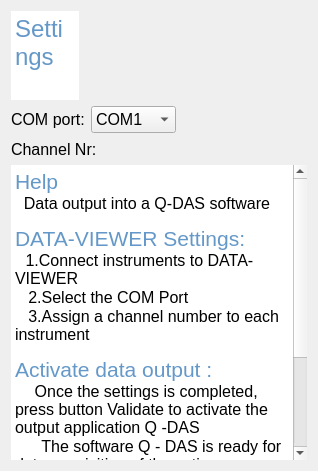
                  <widget class="QWidget" name="page_15">
                   <layout class="QVBoxLayout" name="verticalLayout_22">
                    <item>
                     <layout class="QVBoxLayout" name="verticalLayout_18" stretch="1,2">
                      <item>
                       <layout class="QVBoxLayout" name="verticalLayout_17">
                        <item>
                         <layout class="QHBoxLayout" name="horizontalLayout_22" stretch="1,5">
                          <item>
                           <widget class="QTextBrowser" name="textBrowser_75">
                            <property name="frameShape">
                             <enum>QFrame::NoFrame</enum>
                            </property>
                            <property name="verticalScrollBarPolicy">
                             <enum>Qt::ScrollBarAlwaysOff</enum>
                            </property>
                            <property name="html">
                             <string>&lt;!DOCTYPE HTML PUBLIC &quot;-//W3C//DTD HTML 4.0//EN&quot; &quot;http://www.w3.org/TR/REC-html40/strict.dtd&quot;&gt;
&lt;html&gt;&lt;head&gt;&lt;meta name=&quot;qrichtext&quot; content=&quot;1&quot; /&gt;&lt;meta charset=&quot;utf-8&quot; /&gt;&lt;style type=&quot;text/css&quot;&gt;
p, li { white-space: pre-wrap; }
hr { height: 1px; border-width: 0; }
li.unchecked::marker { content: &quot;\2610&quot;; }
li.checked::marker { content: &quot;\2612&quot;; }
&lt;/style&gt;&lt;/head&gt;&lt;body style=&quot; font-family:'Segoe UI'; font-size:9pt; font-weight:400; font-style:normal;&quot;&gt;
&lt;p style=&quot; margin-top:0px; margin-bottom:0px; margin-left:0px; margin-right:0px; -qt-block-indent:0; text-indent:0px;&quot;&gt;&lt;span style=&quot; font-family:'MS Shell Dlg 2'; font-size:18pt; color:#6498c8;&quot;&gt;Settings&lt;/span&gt;&lt;/p&gt;&lt;/body&gt;&lt;/html&gt;</string>
                            </property>
                           </widget>
                          </item>
                          <item>
                           <spacer name="horizontalSpacer_18">
                            <property name="orientation">
                             <enum>Qt::Horizontal</enum>
                            </property>
                            <property name="sizeHint" stdset="0">
                             <size>
                              <width>40</width>
                              <height>20</height>
                             </size>
                            </property>
                           </spacer>
                          </item>
                         </layout>
                        </item>
                        <item>
                         <layout class="QHBoxLayout" name="horizontalLayout_21">
                          <item>
                           <widget class="QLabel" name="label_62">
                            <property name="font">
                             <font>
                              <pointsize>12</pointsize>
                             </font>
                            </property>
                            <property name="text">
                             <string>COM port:</string>
                            </property>
                           </widget>
                          </item>
                          <item>
                           <widget class="QComboBox" name="comboBox_19">
                            <property name="font">
                             <font>
                              <pointsize>12</pointsize>
                             </font>
                            </property>
                            <item>
                             <property name="text">
                              <string>COM1</string>
                             </property>
                            </item>
                            <item>
                             <property name="text">
                              <string>COM2</string>
                             </property>
                            </item>
                            <item>
                             <property name="text">
                              <string>COM3</string>
                             </property>
                            </item>
                            <item>
                             <property name="text">
                              <string>COM4</string>
                             </property>
                            </item>
                            <item>
                             <property name="text">
                              <string>COM5</string>
                             </property>
                            </item>
                            <item>
                             <property name="text">
                              <string>COM6</string>
                             </property>
                            </item>
                            <item>
                             <property name="text">
                              <string>COM7</string>
                             </property>
                            </item>
                            <item>
                             <property name="text">
                              <string>COM8</string>
                             </property>
                            </item>
                            <item>
                             <property name="text">
                              <string>COM9</string>
                             </property>
                            </item>
                            <item>
                             <property name="text">
                              <string>COM10</string>
                             </property>
                            </item>
                            <item>
                             <property name="text">
                              <string>COM11</string>
                             </property>
                            </item>
                            <item>
                             <property name="text">
                              <string>COM12</string>
                             </property>
                            </item>
                            <item>
                             <property name="text">
                              <string>COM13</string>
                             </property>
                            </item>
                            <item>
                             <property name="text">
                              <string>COM14</string>
                             </property>
                            </item>
                            <item>
                             <property name="text">
                              <string>COM15</string>
                             </property>
                            </item>
                            <item>
                             <property name="text">
                              <string>COM16</string>
                             </property>
                            </item>
                            <item>
                             <property name="text">
                              <string>COM17</string>
                             </property>
                            </item>
                            <item>
                             <property name="text">
                              <string>COM18</string>
                             </property>
                            </item>
                            <item>
                             <property name="text">
                              <string>COM19</string>
                             </property>
                            </item>
                            <item>
                             <property name="text">
                              <string>COM20</string>
                             </property>
                            </item>
                           </widget>
                          </item>
                          <item>
                           <spacer name="horizontalSpacer_20">
                            <property name="orientation">
                             <enum>Qt::Horizontal</enum>
                            </property>
                            <property name="sizeHint" stdset="0">
                             <size>
                              <width>40</width>
                              <height>20</height>
                             </size>
                            </property>
                           </spacer>
                          </item>
                         </layout>
                        </item>
                        <item>
                         <layout class="QHBoxLayout" name="horizontalLayout_23">
                          <item>
                           <widget class="QLabel" name="label_61">
                            <property name="font">
                             <font>
                              <pointsize>12</pointsize>
                             </font>
                            </property>
                            <property name="text">
                             <string>Channel Nr:</string>
                            </property>
                           </widget>
                          </item>
                          <item>
                           <spacer name="horizontalSpacer_19">
                            <property name="orientation">
                             <enum>Qt::Horizontal</enum>
                            </property>
                            <property name="sizeHint" stdset="0">
                             <size>
                              <width>40</width>
                              <height>20</height>
                             </size>
                            </property>
                           </spacer>
                          </item>
                         </layout>
                        </item>
                       </layout>
                      </item>
                      <item>
                       <widget class="QTextBrowser" name="textBrowser_76">
                        <property name="frameShape">
                         <enum>QFrame::NoFrame</enum>
                        </property>
                        <property name="frameShadow">
                         <enum>QFrame::Plain</enum>
                        </property>
                        <property name="html">
                         <string>&lt;!DOCTYPE HTML PUBLIC &quot;-//W3C//DTD HTML 4.0//EN&quot; &quot;http://www.w3.org/TR/REC-html40/strict.dtd&quot;&gt;
&lt;html&gt;&lt;head&gt;&lt;meta name=&quot;qrichtext&quot; content=&quot;1&quot; /&gt;&lt;meta charset=&quot;utf-8&quot; /&gt;&lt;style type=&quot;text/css&quot;&gt;
p, li { white-space: pre-wrap; }
hr { height: 1px; border-width: 0; }
li.unchecked::marker { content: &quot;\2610&quot;; }
li.checked::marker { content: &quot;\2612&quot;; }
&lt;/style&gt;&lt;/head&gt;&lt;body style=&quot; font-family:'Segoe UI'; font-size:9pt; font-weight:400; font-style:normal;&quot;&gt;
&lt;p style=&quot; margin-top:0px; margin-bottom:0px; margin-left:0px; margin-right:0px; -qt-block-indent:0; text-indent:0px;&quot;&gt;&lt;span style=&quot; font-family:'MS Shell Dlg 2'; font-size:16pt; color:#6498c8;&quot;&gt;Help&lt;/span&gt;&lt;/p&gt;
&lt;p style=&quot; margin-top:0px; margin-bottom:0px; margin-left:0px; margin-right:0px; -qt-block-indent:0; text-indent:0px;&quot;&gt;&lt;span style=&quot; font-family:'MS Shell Dlg 2'; font-size:12pt;&quot;&gt;  Data output into a Q-DAS software&lt;/span&gt;&lt;/p&gt;
&lt;p style=&quot;-qt-paragraph-type:empty; margin-top:0px; margin-bottom:0px; margin-left:0px; margin-right:0px; -qt-block-indent:0; text-indent:0px; font-family:'MS Shell Dlg 2'; font-size:8pt;&quot;&gt;&lt;br /&gt;&lt;/p&gt;
&lt;p style=&quot; margin-top:0px; margin-bottom:0px; margin-left:0px; margin-right:0px; -qt-block-indent:0; text-indent:0px;&quot;&gt;&lt;span style=&quot; font-family:'MS Shell Dlg 2'; font-size:16pt; color:#6498c8;&quot;&gt;DATA-VIEWER Settings:&lt;/span&gt;&lt;/p&gt;
&lt;p style=&quot; margin-top:0px; margin-bottom:0px; margin-left:0px; margin-right:0px; -qt-block-indent:0; text-indent:0px;&quot;&gt;&lt;span style=&quot; font-family:'MS Shell Dlg 2'; font-size:8.25pt;&quot;&gt;  &lt;/span&gt;&lt;span style=&quot; font-family:'MS Shell Dlg 2'; font-size:12pt;&quot;&gt; 1.Connect instruments to DATA-VIEWER&lt;/span&gt;&lt;/p&gt;
&lt;p style=&quot; margin-top:0px; margin-bottom:0px; margin-left:0px; margin-right:0px; -qt-block-indent:0; text-indent:0px;&quot;&gt;&lt;span style=&quot; font-family:'MS Shell Dlg 2'; font-size:12pt;&quot;&gt;   2.Select the COM Port&lt;/span&gt;&lt;/p&gt;
&lt;p style=&quot; margin-top:0px; margin-bottom:0px; margin-left:0px; margin-right:0px; -qt-block-indent:0; text-indent:0px;&quot;&gt;&lt;span style=&quot; font-family:'MS Shell Dlg 2'; font-size:12pt;&quot;&gt;   3.Assign a channel number to each instrument&lt;/span&gt;&lt;/p&gt;
&lt;p style=&quot;-qt-paragraph-type:empty; margin-top:0px; margin-bottom:0px; margin-left:0px; margin-right:0px; -qt-block-indent:0; text-indent:0px; font-family:'MS Shell Dlg 2'; font-size:8.25pt;&quot;&gt;&lt;br /&gt;&lt;/p&gt;
&lt;p style=&quot; margin-top:0px; margin-bottom:0px; margin-left:0px; margin-right:0px; -qt-block-indent:0; text-indent:0px;&quot;&gt;&lt;span style=&quot; font-family:'MS Shell Dlg 2'; font-size:16pt; color:#6498c8;&quot;&gt;Activate data output :&lt;/span&gt;&lt;/p&gt;
&lt;p style=&quot; margin-top:0px; margin-bottom:0px; margin-left:0px; margin-right:0px; -qt-block-indent:0; text-indent:0px;&quot;&gt;&lt;span style=&quot; font-family:'MS Shell Dlg 2'; font-size:8.25pt;&quot;&gt;     &lt;/span&gt;&lt;span style=&quot; font-family:'MS Shell Dlg 2'; font-size:12pt;&quot;&gt; Once the settings is completed, press button Validate to activate the output application Q -DAS &lt;/span&gt;&lt;/p&gt;
&lt;p style=&quot; margin-top:0px; margin-bottom:0px; margin-left:0px; margin-right:0px; -qt-block-indent:0; text-indent:0px;&quot;&gt;&lt;span style=&quot; font-family:'MS Shell Dlg 2'; font-size:12pt;&quot;&gt;      The software Q - DAS is ready for data acquisition of the active instruments &lt;/span&gt;&lt;/p&gt;
&lt;p style=&quot; margin-top:0px; margin-bottom:0px; margin-left:0px; margin-right:0px; -qt-block-indent:0; text-indent:0px;&quot;&gt;&lt;span style=&quot; font-family:'MS Shell Dlg 2'; font-size:12pt;&quot;&gt;      Data are sent to Q - DAS by pressing SPACE bar on the keyboard of the Q - DAS software&lt;/span&gt;&lt;/p&gt;
&lt;p style=&quot; margin-top:0px; margin-bottom:0px; margin-left:0px; margin-right:0px; -qt-block-indent:0; text-indent:0px;&quot;&gt;&lt;span style=&quot; font-family:'MS Shell Dlg 2'; font-size:12pt;&quot;&gt;      Note : when TLC - BLE is used with Q - DAS, DATA - VIEWER SERVICE must be activated&lt;/span&gt;&lt;/p&gt;&lt;/body&gt;&lt;/html&gt;</string>
                        </property>
                       </widget>
                      </item>
                     </layout>
                    </item>
                   </layout>
                  </widget>
